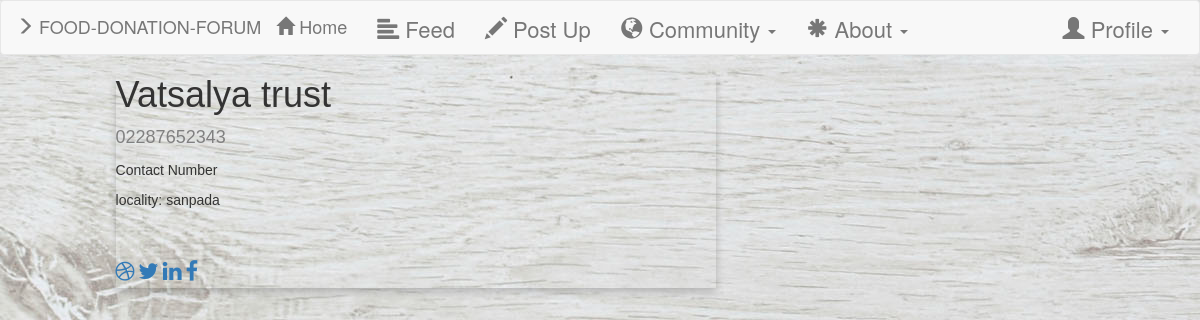
/trustsview/, run on the app's committed database.
### Devs/models.py (models this page shows, shortened)
class trusts(models.Model):
    name=models.CharField(max_length=250)
    contact_num=models.CharField(max_length=250)
    Street_Address=models.CharField(max_length=500)
    Locality=models.CharField(max_length=250)

### Devs/views.py (the view)
# urls.py: url(r'^trustsview/$',views.Indexview.as_view(),name='trusts'),
class Indexview(generic.ListView):
    template_name='trusts.html'
    context_object_name='all_trusts'
    def get_queryset(self):
        return trusts.objects.all()

### templates/trusts.html
{% extends 'base.html' %}
{% block body %}
<ul>
  {% for trusts in all_trusts %}
<div class="card">
  <h1>{{trusts.name}}</h1>
  <p class="title">{{trusts.contact_num}}</p>
  <p>Contact Number {{trusts.Street_Addresss}}</p>
  <p>locality: {{trusts.Locality}}</p>
  <div style="margin: 46px 0;">
    <a href="#"><i class="fa fa-dribbble"></i></a>
    <a href="#"><i class="fa fa-twitter"></i></a>
    <a href="#"><i class="fa fa-linkedin"></i></a>
    <a href="#"><i class="fa fa-facebook"></i></a>
 </div>
</div>
{% endfor %}
</ul>{% endblock %}

### Devs/static/Devs/style.css (style rules this page uses)
body { background : white url("images/background.jpg"); }

### templates/base.html (style rules this page uses)
.card { box-shadow: 0 4px 8px 0 rgba(0, 0, 0, 0.2); max-width: 600px; margin-left: 2cm; text-align: left; font-family: arial; }
.title { color: grey; font-size: 18px; }
a { text-decoration: none; font-size: 22px; color: black; }

### data on the page
trusts: name "Vatsalya trust", contact_num "02287652343", Locality "sanpada"
